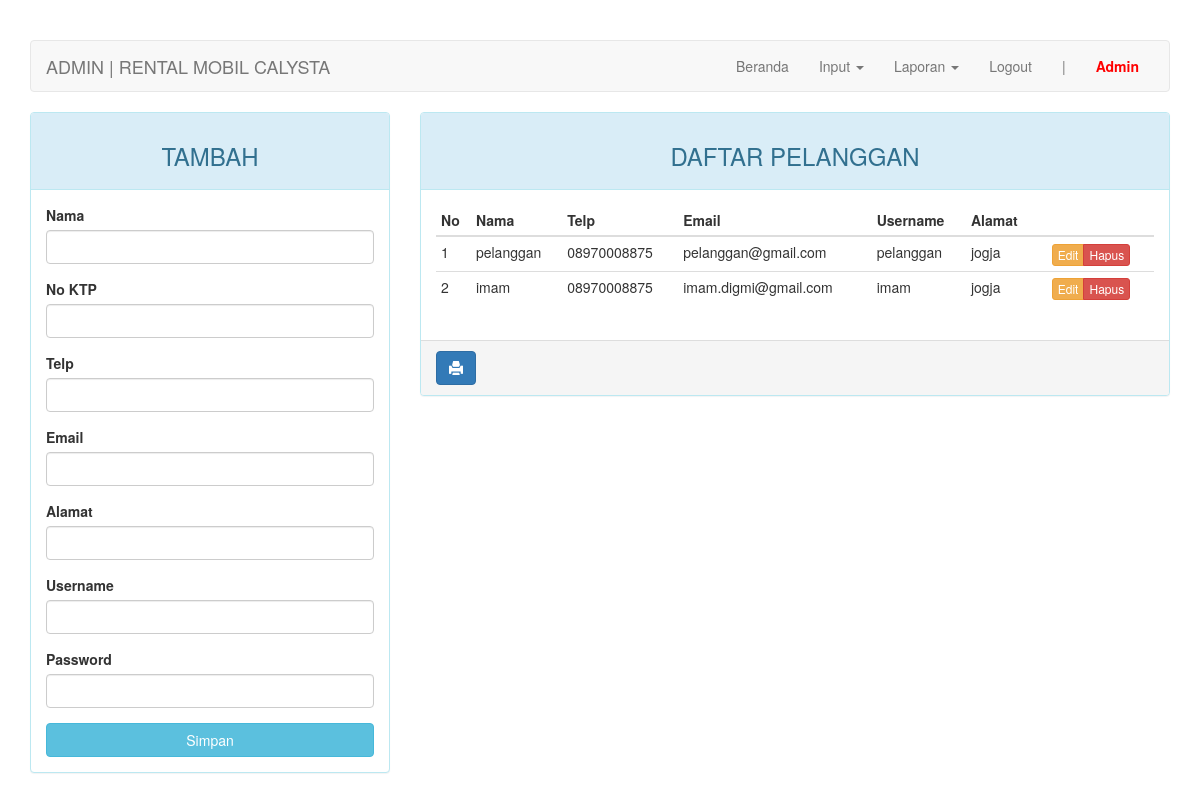
The page /admin/index.php?page=pelanggan (signed in) on the database as committed earlier.
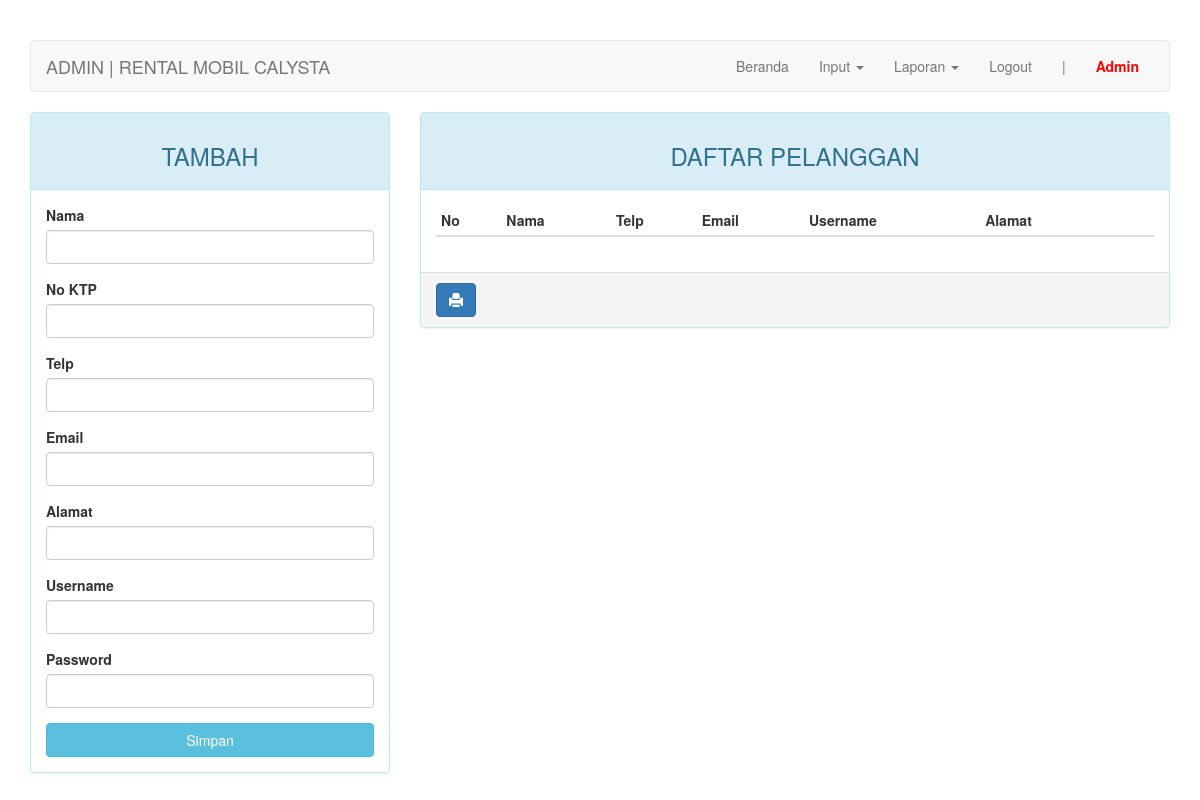
The same page on the database as committed later.
### tables this page shows
CREATE TABLE `pelanggan` (
  `id_pelanggan` int(11) NOT NULL,
  `no_ktp` char(16) NOT NULL,
  `nama` varchar(30) NOT NULL,
  `email` varchar(30) NOT NULL,
  `no_telp` char(12) NOT NULL,
  `alamat` varchar(50) DEFAULT NULL,
  `username` varchar(10) NOT NULL,
  `password` varchar(32) NOT NULL
);

### admin/page/pelanggan.php (the view, shortened to what this page needs)
<?php
$update = (isset($_GET['action']) AND $_GET['action'] == 'update') ? true : false;
?>
<div class="row">
<div class="col-md-4 hidden-print">
	    <div class="panel panel-<?= ($update) ? "warning" : "info" ?>">
	        <div class="panel-heading"><h3 class="text-center"><?= ($update) ? "EDIT" : "TAMBAH" ?></h3></div>
	        <div class="panel-body">
	            <form action="<?=$_SERVER['REQUEST_URI']?>" method="POST">
	                <div class="form-group">
	                    <label for="nama">Nama</label>
	                    <input type="text" name="nama" class="form-control" <?= (!$update) ?: 'value="'.$row["nama"].'"' ?>>
	                </div>
	                <div class="form-group">
	                    <label for="nama">No KTP</label>
	                    <input type="text" name="no_ktp" class="form-control" <?= (!$update) ?: 'value="'.$row["no_ktp"].'"' ?>>
	                </div>
	                <div class="form-group">
	                    <label for="no_telp">Telp</label>
	                    <input type="text" name="no_telp" class="form-control" <?= (!$update) ?: 'value="'.$row["no_telp"].'"' ?>>
	                </div>
	                <div class="form-group">
	                    <label for="email">Email</label>
	                    <input type="text" name="email" class="form-control" <?= (!$update) ?: 'value="'.$row["email"].'"' ?>>
	                </div>
	                <div class="form-group">
	                    <label for="alamat">Alamat</label>
	                    <input type="text" name="alamat" class="form-control" <?= (!$update) ?: 'value="'.$row["alamat"].'"' ?>>
	                </div>
	                <div class="form-group">
	                    <label for="username">Username</label>
	                    <input type="text" name="username" class="form-control" <?= (!$update) ?: 'value="'.$row["username"].'"' ?>>
	                </div>
	                <div class="form-group">
	                    <label for="password">Password</label>
	                    <input type="password" name="password" class="form-control">
	                </div>
	                <button type="submit" class="btn btn-<?= ($update) ? "warning" : "info" ?> btn-block">Simpan</button>
	            </form>
	        </div>
	    </div>
	</div>
	<div class="col-md-8">
	    <div class="panel panel-info">
	        <div class="panel-heading"><h3 class="text-center">DAFTAR PELANGGAN</h3></div>
	        <div class="panel-body">
	            <table class="table table-condensed">
	                <thead>
	                    <tr>
	                        <th>No</th>
	                        <th>Nama</th>
	                        <th>Telp</th>
	                        <th>Email</th>
	                        <th>Username</th>
	                        <th>Alamat</th>
	                        <th></th>
	                        <th class="hidden-print"></th>
	                    </tr>
	                </thead>
	                <tbody>
	                    <?php $no = 1; ?>
	                    <?php if ($query = $connection->query("SELECT * FROM pelanggan")): ?>
	                        <?php while($row = $query->fetch_assoc()): ?>
	                        <tr>
	                            <td><?=$no++?></td>
															<td><?=$row['nama']?></td>
															<td><?=$row['no_telp']?></td>
															<td><?=$row['email']?></td>
															<td><?=$row['username']?></td>
															<td><?=$row['alamat']?></td>
	                            <td>
	                            <td class="hidden-print">
	                                <div class="btn-group">
	                                    <a href="?page=pelanggan&action=update&key=<?=$row['id_pelanggan']?>" class="btn btn-warning btn-xs">Edit</a>
	                                    <a href="?page=pelanggan&action=delete&key=<?=$row['id_pelanggan']?>" class="btn btn-danger btn-xs">Hapus</a>
	                                </div>
	                            </td>
	                        </tr>
	                        <?php endwhile ?>
	                    <?php endif ?>
	                </tbody>
	            </table>
	        </div>
	        	<div class="panel-footer hidden-print">
			        <a onClick="window.print();return false" class="btn btn-primary"><i class="glyphicon glyphicon-print"></i></a>
			    </div>
	    </div>
	</div>
</div>

### admin/index.php (shortened to what this page needs)
<?php
require_once "../config.php";
?>
<!DOCTYPE html>
<html lang="en">
<head>
    <link rel="stylesheet" href="../assets/css/bootstrap.min.css">
    <link rel="stylesheet" href="../assets/fancybox/source/jquery.fancybox.css" type="text/css" media="screen" />
    <link rel="stylesheet" href="../assets/fancybox/source/helpers/jquery.fancybox-buttons.css" type="text/css" media="screen" />
    <link rel="stylesheet" href="../assets/fancybox/source/helpers/jquery.fancybox-thumbs.css" type="text/css" media="screen" />
</head>
<body>
    <div class="container">
        <nav class="navbar navbar-default">
            <div class="container-fluid">
                <div class="navbar-header">
                    <a class="navbar-brand" href="#">ADMIN | RENTAL MOBIL CALYSTA</a>
                </div>
                <div class="collapse navbar-collapse" id="bs-example-navbar-collapse-1">
                    <ul class="nav navbar-nav navbar-right">
                        <li><a href="?page=home">Beranda <span class="sr-only">(current)</span></a></li>
                        <li class="dropdown">
                          <a href="#" class="dropdown-toggle" data-toggle="dropdown" role="button" aria-haspopup="true" aria-expanded="false">Input <span class="caret"></span></a>
                        </li>
                        <li class="dropdown">
                          <a href="#" class="dropdown-toggle" data-toggle="dropdown" role="button" aria-haspopup="true" aria-expanded="false">Laporan <span class="caret"></span></a>
                        </li>
                        <li><a href="logout.php">Logout</a></li>
                        <li><a href="#">|</a></li>
                        <li><a href="#" style="font-weight: bold; color: red;"><?= ucfirst($_SESSION["admin"]["username"]) ?></a></li>
                    </ul>
                </div>
            </div>
        </nav>
        <div class="row">
            <div class="col-md-12">
              <?php include adminPage($_ADMINPAGE); ?>
            </div>
        </div>
    </div>
</body>
</html>

### admin/index.php (style rules this page uses)
body { margin-top: 40px; }

Rows that differ between the two databases and show on the page:
removed pelanggan: nama "pelanggan", no_telp "08970008875", email "pelanggan@gmail.com", username "pelanggan", alamat "jogja"
removed pelanggan: nama "imam", no_telp "08970008875", email "imam.digmi@gmail.com", username "imam", alamat "jogja"
